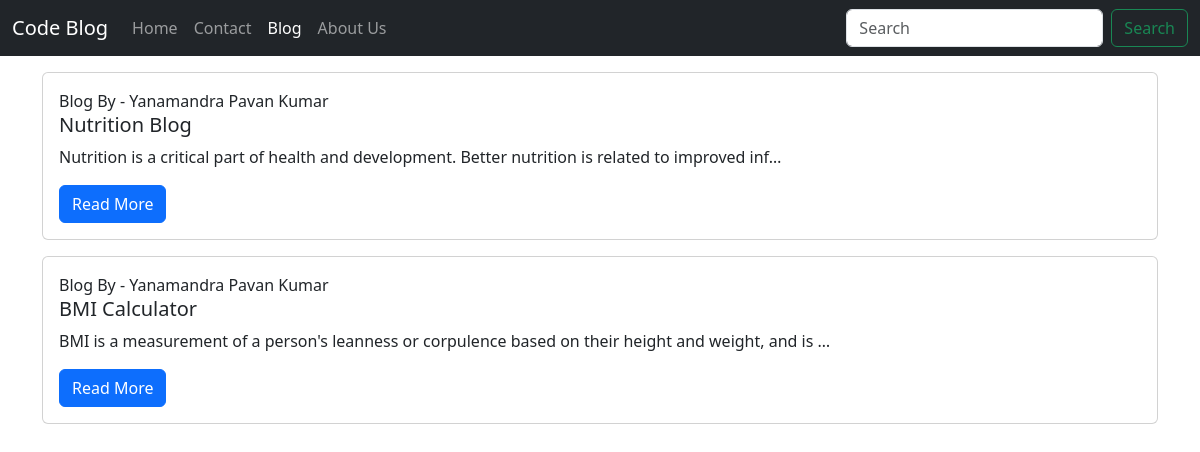
Screenshot of /blog/ with the database file from the repository.
### blog/models.py (models this page shows, shortened)
class Post(models.Model):
    sno = models.AutoField(primary_key=True)
    title = models.CharField(max_length=50)
    content = models.TextField()
    author = models.CharField(max_length=50)
    slug = models.CharField(max_length=50)
    timeStamp = models.DateTimeField(blank=True)

### blog/views.py (the view)
# urls.py: path('', views.bloghome , name='bloghome'),
def bloghome(request):
    allPosts = Post.objects.all()
    context = {'allPosts' :allPosts }
    return render(request,'blog/bloghome.html', context)

### templates/blog/bloghome.html (shortened to what this page needs)
{% extends 'home/base.html' %}
{% block blogactive %}
    active
{% endblock %}
{% block body %}
    {% for post in allPosts %}
        <div class="container my-3">
            <div class="card">
                <div class="card-body">
                    <h8 class="card-title"> Blog By - {{ post.author }}</h8>
                    <h5 class="card-title">{{ post.title }}</h5>
                    <p class="card-text">{{ post.content | truncatechars:100}}</p>
                    <a href="{{ post.slug }}" class="btn btn-primary">Read More</a>
                </div>
            </div>
        </div>
    {% endfor %}
{% endblock %}

### templates/home/base.html (shortened to what this page needs)
<!doctype html>
<html lang="en">
  <head>
    <link href="https://cdn.jsdelivr.net/npm/bootstrap@5.3.3/dist/css/bootstrap.min.css" rel="stylesheet">
  </head>
  <body>
    <nav class="navbar navbar-expand-lg navbar-dark bg-dark">
      <div class="container-fluid">
        <a class="navbar-brand" href="/">Code Blog</a>
        <div class="collapse navbar-collapse" id="navbarSupportedContent">
          <ul class="navbar-nav me-auto mb-2 mb-lg-0">
            <li class="nav-item">
              <a class="nav-link {% block homeactive %} {% endblock %}" aria-current="page" href="/">Home</a>
            </li>
            <li class="nav-item">
              <a class="nav-link {% block contactactive %} {% endblock %}" href="/contact">Contact</a>
            </li>
            <li class="nav-item">
              <a class="nav-link {% block blogactive %} {% endblock %}" href="/blog">Blog</a>
            </li>
            <li class="nav-item">
              <a class="nav-link {% block aboutactive %} {% endblock %}" href="/about">About Us</a>
          </ul>
          <form action = "/search" method="get" class="d-flex" role="search" >
            <input name="query" class="form-control me-2" type="search" placeholder="Search"  aria-label="Search">
            <button class="btn btn-outline-success" type="submit">Search</button>
          </form>
        </div>
      </div>
    </nav>
    {% block body %}{% endblock %}
  </body>
</html>

### rows the page displays
Post: author "Yanamandra Pavan Kumar", title "Nutrition Blog", content "Nutrition is a critical part of health and development. Better nutrition is related to improved inf…"
Post: author "Yanamandra Pavan Kumar", title "BMI Calculator", content "BMI is a measurement of a person's leanness or corpulence based on their height and weight, and is …"
